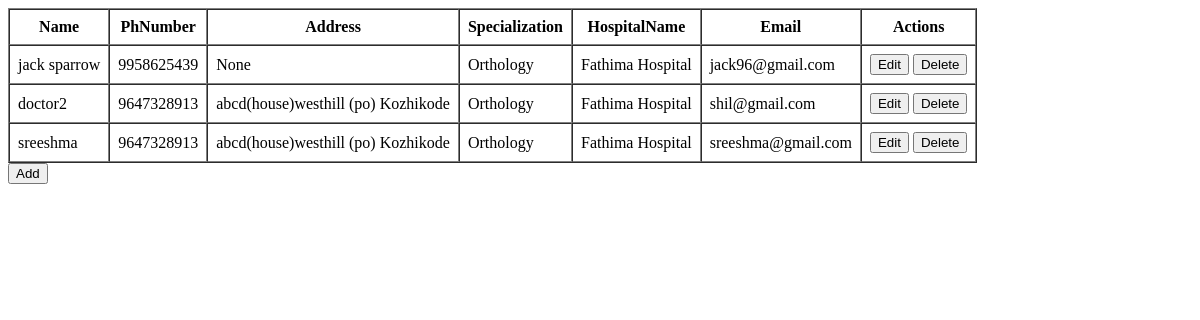
/doctor, run on an earlier commit of the app's database.
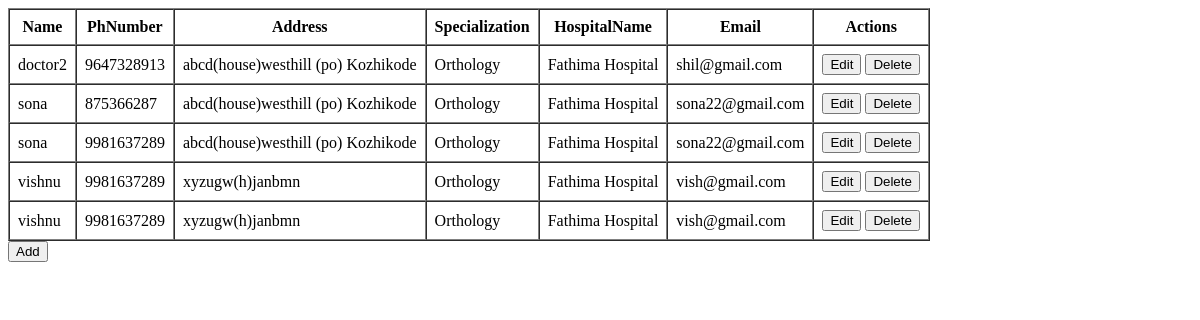
And on a later commit of the database.
### BrainTumorDetectionApp/models.py (models this page shows)
class DoctorTable(models.Model):
    LOGIN = models.ForeignKey(LoginTable, on_delete=models.CASCADE)
    Name=models.CharField(max_length=30, null=True, blank=True)
    PhNumber=models.BigIntegerField( null=True, blank=True)
    Address=models.CharField(max_length=100, null=True, blank=True)
    Specialization=models.CharField(max_length=30, null=True, blank=True)
    HospitalName=models.CharField(max_length=30, null=True, blank=True)
    Email=models.CharField(max_length=30, null=True, blank=True)

### BrainTumorDetectionApp/views.py (the view)
# urls.py: path('doctor', viewdoctorPage.as_view(), name="doctor"),
class viewdoctorPage(View):
    def get(self, request):
        obj = DoctorTable.objects.all()
        return render(request, "administration/view_doctor.html", {'val': obj} )

### templates/administration/view_doctor.html (shortened to what this page needs)
<!DOCTYPE html>
<html lang="en">
<head>
</head>
<body>
    <table border="1" cellpadding="8" cellspacing="0">
        <tr>
            <th>Name</th>
            <th>PhNumber</th>
            <th>Address</th>
            <th>Specialization</th>
            <th>HospitalName</th>
            <th>Email</th>
            <th>Actions</th>
        </tr>
        {% for i in val %}
        <tr>
            <td>{{ i.Name }}</td>
            <td>{{ i.PhNumber }}</td>
            <td>{{ i.Address }}</td>
            <td>{{ i.Specialization }}</td>
            <td>{{ i.HospitalName }}</td>
            <td>{{ i.Email }}</td>
            <td>
                <a href="edit_doc/{{i.id}}"><button>Edit</button></a>
                <a href="delete_doc/{{i.LOGIN.id}}"><button>Delete</button></a>
            </td>
        </tr>
        {% endfor %}
    </table>
    <a href="Managedoc"><input type="submit" value="Add"></a>
</body>
</html>

What changed in the data, as far as the page shows it:
removed DoctorTable: Name "jack sparrow", PhNumber "9958625439", Address "None", Specialization "Orthology", HospitalName "Fathima Hospital", Email "jack96@gmail.com"
removed DoctorTable: Name "sreeshma", PhNumber "9647328913", Address "abcd(house)westhill (po) Kozhikode", Specialization "Orthology", HospitalName "Fathima Hospital", Email "sreeshma@gmail.com"
added DoctorTable: Name "sona", PhNumber "875366287", Address "abcd(house)westhill (po) Kozhikode", Specialization "Orthology", HospitalName "Fathima Hospital", Email "sona22@gmail.com"
added DoctorTable: Name "sona", PhNumber "9981637289", Address "abcd(house)westhill (po) Kozhikode", Specialization "Orthology", HospitalName "Fathima Hospital", Email "sona22@gmail.com"
added DoctorTable: Name "vishnu", PhNumber "9981637289", Address "xyzugw(h)janbmn", Specialization "Orthology", HospitalName "Fathima Hospital", Email "vish@gmail.com"
added DoctorTable: Name "vishnu", PhNumber "9981637289", Address "xyzugw(h)janbmn", Specialization "Orthology", HospitalName "Fathima Hospital", Email "vish@gmail.com"
